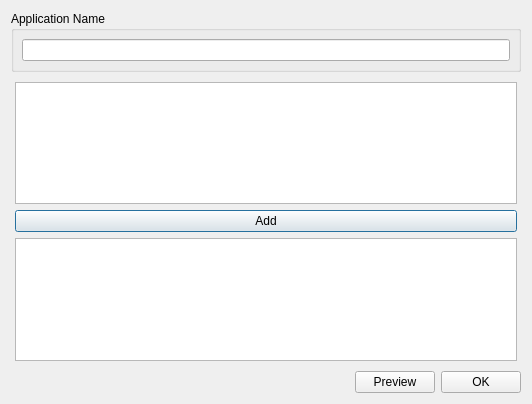
<?xml version="1.0" encoding="UTF-8"?>
<ui version="4.0">
 <class>UIGooeyFiAppBuilder</class>
 <widget class="QDialog" name="UIGooeyFiAppBuilder">
  <property name="geometry">
   <rect>
    <x>0</x>
    <y>0</y>
    <width>532</width>
    <height>404</height>
   </rect>
  </property>
  <property name="windowTitle">
   <string>UIGooeyFiAppBuilder</string>
  </property>
  <layout class="QVBoxLayout" name="verticalLayout">
   <item>
    <widget class="QGroupBox" name="horizontalGroupBox_3">
     <property name="title">
      <string>Application Name</string>
     </property>
     <layout class="QHBoxLayout" name="horizontalLayout_3">
      <property name="leftMargin">
       <number>8</number>
      </property>
      <property name="topMargin">
       <number>8</number>
      </property>
      <property name="rightMargin">
       <number>8</number>
      </property>
      <property name="bottomMargin">
       <number>8</number>
      </property>
      <item>
       <widget class="QLineEdit" name="m_txtName"/>
      </item>
     </layout>
    </widget>
   </item>
   <item>
    <layout class="QVBoxLayout" name="verticalLayout_2">
     <property name="leftMargin">
      <number>4</number>
     </property>
     <property name="topMargin">
      <number>4</number>
     </property>
     <property name="rightMargin">
      <number>4</number>
     </property>
     <property name="bottomMargin">
      <number>4</number>
     </property>
     <item>
      <widget class="QListWidget" name="m_lstSourceWidgets"/>
     </item>
     <item>
      <widget class="QPushButton" name="m_btnAdd">
       <property name="text">
        <string>Add</string>
       </property>
      </widget>
     </item>
     <item>
      <widget class="QTableWidget" name="m_tblDestinationWidgets"/>
     </item>
    </layout>
   </item>
   <item>
    <layout class="QHBoxLayout" name="horizontalLayout_2">
     <item>
      <spacer name="horizontalSpacer">
       <property name="orientation">
        <enum>Qt::Horizontal</enum>
       </property>
       <property name="sizeHint" stdset="0">
        <size>
         <width>40</width>
         <height>20</height>
        </size>
       </property>
      </spacer>
     </item>
     <item>
      <widget class="QPushButton" name="m_btnPreview">
       <property name="text">
        <string>Preview</string>
       </property>
      </widget>
     </item>
     <item>
      <widget class="QPushButton" name="m_btnOK">
       <property name="text">
        <string>OK</string>
       </property>
      </widget>
     </item>
    </layout>
   </item>
  </layout>
 </widget>
 <resources/>
 <connections/>
 <designerdata>
  <property name="gridDeltaX">
   <number>10</number>
  </property>
  <property name="gridDeltaY">
   <number>10</number>
  </property>
  <property name="gridSnapX">
   <bool>true</bool>
  </property>
  <property name="gridSnapY">
   <bool>true</bool>
  </property>
  <property name="gridVisible">
   <bool>true</bool>
  </property>
 </designerdata>
</ui>
